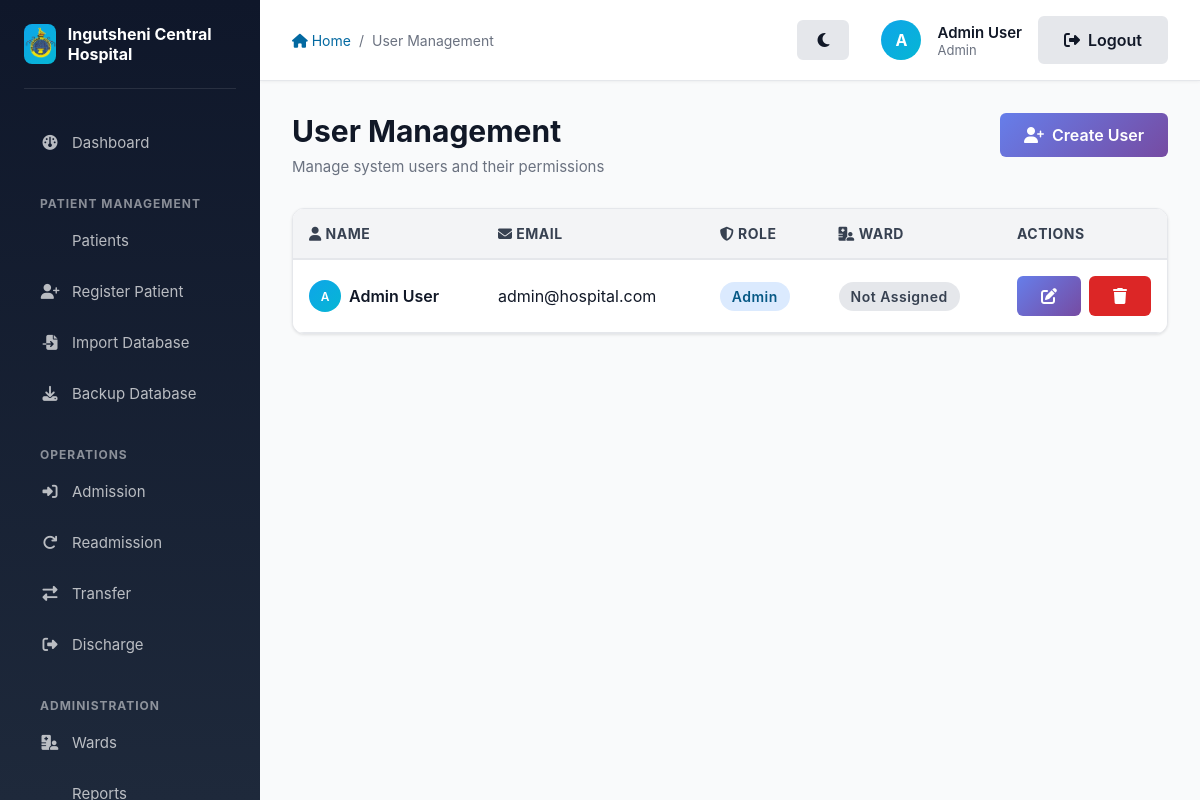
The app's page /auth/users (signed in) with its own data.
### app/models/models.py (models this page shows)
class User(db.Model, UserMixin):
    __tablename__ = 'users'
    id = db.Column(db.Integer, primary_key=True)
    name = db.Column(db.String(100), nullable=False)
    email = db.Column(db.String(120), unique=True, nullable=False)
    password_hash = db.Column(db.String(128), nullable=False)
    role_id = db.Column(db.Integer, db.ForeignKey('roles.id'), nullable=False)
    ward_id = db.Column(db.Integer, db.ForeignKey('wards.id'), nullable=True)

class Role(db.Model):
    __tablename__ = 'roles'
    id = db.Column(db.Integer, primary_key=True)
    name = db.Column(db.String(50), unique=True, nullable=False)
    users = db.relationship('User', backref='role_obj', lazy=True)

### app/auth/routes.py (the view)
@auth.route('/users')
@login_required
@role_required(['Admin'])
def manage_users():
    users = User.query.all()
    return render_template('auth/manage_users.html', users=users)

### app/auth/utils.py (called while the page is built)
def role_required(roles):
    def decorator(f):
        @wraps(f)
        def decorated_function(*args, **kwargs):
            if not current_user.is_authenticated or current_user.role_obj.name not in roles:
                abort(403)
            return f(*args, **kwargs)
        return decorated_function
    return decorator

### app/models/models.py (called while the page is built)
@login_manager.user_loader
def load_user(user_id):
    return User.query.get(int(user_id))

### app/templates/auth/manage_users.html (shortened to what this page needs)
{% extends "layout.html" %}
{% block breadcrumb %}
    <a href="{{ url_for('main.index') }}"><i class="fas fa-home"></i> Home</a>
    <span>/</span>
    <span>User Management</span>
{% endblock %}
{% block content %}
    <div class="page-header flex-between" style="display: flex; justify-content: space-between; align-items: flex-start;">
        <div>
            <h1 class="page-title">User Management</h1>
            <p class="page-subtitle">Manage system users and their permissions</p>
        </div>
        <a href="{{ url_for('auth.create_user') }}" class="btn btn-primary">
            <i class="fas fa-user-plus"></i> Create User
        </a>
    </div>
    {% if users %}
        <div class="card">
            <div class="table-responsive">
                <table class="table">
                    <thead>
                        <tr>
                            <th><i class="fas fa-user"></i> Name</th>
                            <th><i class="fas fa-envelope"></i> Email</th>
                            <th><i class="fas fa-shield-alt"></i> Role</th>
                            <th><i class="fas fa-hospital-user"></i> Ward</th>
                            <th style="width: 150px;">Actions</th>
                        </tr>
                    </thead>
                    <tbody>
                        {% for user in users %}
                            <tr>
                                <td>
                                    <div class="flex gap-2" style="display: flex; align-items: center; gap: 0.5rem;">
                                        <div style="width: 32px; height: 32px; background: linear-gradient(135deg, #0ea5e9 0%, #06b6d4 100%); border-radius: 50%; display: flex; align-items: center; justify-content: center; color: white; font-weight: 600; font-size: 0.75rem;">
                                            {{ user.name[0].upper() }}
                                        </div>
                                        <span class="font-semibold">{{ user.name }}</span>
                                    </div>
                                </td>
                                <td>{{ user.email }}</td>
                                <td>
                                    <span class="badge badge-primary">{{ user.role_obj.name }}</span>
                                </td>
                                <td>
                                    {% if user.ward_obj %}
                                        <span class="badge badge-success"><i class="fas fa-check-circle"></i> {{ user.ward_obj.name }}</span>
                                    {% else %}
                                        <span class="badge badge-neutral">Not Assigned</span>
                                    {% endif %}
                                </td>
                                <td>
                                    <div style="display: flex; gap: 0.5rem;">
                                        <a href="{{ url_for('auth.update_user', user_id=user.id) }}" class="btn btn-sm btn-primary" title="Edit user">
                                            <i class="fas fa-edit"></i>
                                        </a>
                                        <form action="{{ url_for('auth.delete_user', user_id=user.id) }}" method="POST" style="display: inline;" onsubmit="return confirm('Are you sure you want to delete this user?');">
                                            <button type="submit" class="btn btn-sm btn-danger" title="Delete user">
                                                <i class="fas fa-trash"></i>
                                            </button>
                                        </form>
                                    </div>
                                </td>
                            </tr>
                        {% endfor %}
                    </tbody>
                </table>
            </div>
        </div>
    {% endif %}
{% endblock %}

### app/templates/layout.html (shortened to what this page needs)
<!DOCTYPE html>
<html lang="en">
<head>
    <link rel="stylesheet" href="{{ url_for('static', filename='style.css') }}">
    <link rel="stylesheet" href="https://cdnjs.cloudflare.com/ajax/libs/font-awesome/6.4.0/css/all.min.css">
</head>
<body>
    <aside class="sidebar no-print" id="sidebar">
        <div class="sidebar-header">
            <div class="sidebar-logo">
                <img src="{{ url_for('static', filename='images/logo.png') }}" alt="Ingutsheni Central Hospital Logo">
            </div>
            <div class="sidebar-title">Ingutsheni Central Hospital</div>
        </div>
        <nav class="sidebar-nav">
            <li><a href="{{ url_for('main.index') }}" class="{% if request.endpoint == 'main.index' %}active{% endif %}">
                <i class="fas fa-dashboard"></i> Dashboard
            </a></li>
        </nav>
        {% if current_user.is_authenticated %}
            <div class="sidebar-section-title">Patient Management</div>
            <nav class="sidebar-nav">
                <li><a href="{{ url_for('patients.list_patients') }}" class="{% if request.endpoint == 'patients.list_patients' %}active{% endif %}">
                     Patients
                </a></li>
                <li><a href="{{ url_for('patients.register_patient') }}" class="{% if request.endpoint == 'patients.register_patient' %}active{% endif %}">
                    <i class="fas fa-user-plus"></i> Register Patient
                </a></li>
                {% if current_user.role_obj.name in ['Admin', 'CMO'] %}
                <li><a href="{{ url_for('patients.import_database') }}" class="{% if request.endpoint == 'patients.import_database' %}active{% endif %}">
                    <i class="fas fa-file-import"></i> Import Database
                </a></li>
                <li><a href="{{ url_for('patients.backup_database') }}" class="{% if request.endpoint == 'patients.backup_database' %}active{% endif %}">
                    <i class="fas fa-download"></i> Backup Database
                </a></li>
                {% endif %}
            </nav>
            <div class="sidebar-section-title">Operations</div>
            <nav class="sidebar-nav">
                <li><a href="{{ url_for('patients.list_patients') }}" class="{% if request.endpoint == 'patients.admit_patient' %}active{% endif %}">
                    <i class="fas fa-sign-in-alt"></i> Admission
                </a></li>
                <li><a href="{{ url_for('patients.readmit_patient') }}" class="{% if request.endpoint in ['patients.readmit_patient', 'patients.readmit_patient_details'] %}active{% endif %}">
                    <i class="fas fa-redo"></i> Readmission
                </a></li>
                <li><a href="{{ url_for('patients.list_patients') }}" class="{% if request.endpoint == 'transfers.transfer_patient' %}active{% endif %}">
                    <i class="fas fa-exchange-alt"></i> Transfer
                </a></li>
                <li><a href="{{ url_for('patients.list_patients') }}" class="{% if request.endpoint == 'patients.discharge_patient' %}active{% endif %}">
                    <i class="fas fa-sign-out-alt"></i> Discharge
                </a></li>
            </nav>
            <div class="sidebar-section-title">Administration</div>
            <nav class="sidebar-nav">
                <li><a href="{{ url_for('wards.list_wards') }}" class="{% if request.endpoint == 'wards.list_wards' %}active{% endif %}">
                    <i class="fas fa-hospital-user"></i> Wards
                </a></li>
                <li><a href="{{ url_for('reports.view_reports') }}" class="{% if request.endpoint == 'reports.view_reports' %}active{% endif %}">
                </a></li>
            </nav>
        {% endif %}
    </aside>
    <div class="main-content">
        <div class="top-bar no-print">
            <div class="top-bar-left">
                <div class="breadcrumb">
                    {% block breadcrumb %}{% endblock %}
                </div>
            </div>
            <div class="top-bar-right" style="display: flex; align-items: center; gap: 1rem;">
                <div style="display: flex; align-items: center; gap: 1rem; margin-right: 1rem;">
                    <button id="themeToggle" class="btn btn-secondary btn-sm" title="Toggle Dark/Light Mode" style="border-radius: 50%; width: 40px; height: 40px; padding: 0;">
                        <i class="fas fa-moon"></i>
                    </button>
                </div>
                {% if current_user.is_authenticated %}
                    <div class="user-menu">
                        <div class="user-avatar" title="{{ current_user.name }}">
                            {{ current_user.name[0].upper() }}
                        </div>
                        <div class="user-info">
                            <div class="user-name">{{ current_user.name }}</div>
                            <div class="user-role">{{ current_user.role_obj.name }}</div>
                        </div>
                    </div>
                    <a href="{{ url_for('auth.logout') }}" class="btn btn-secondary btn-sm">
                        <i class="fas fa-sign-out-alt"></i> Logout
                    </a>
                {% else %}
                    <a href="{{ url_for('auth.login') }}" class="btn btn-primary btn-sm">
                        <i class="fas fa-sign-in-alt"></i> Login
                    </a>
                {% endif %}
            </div>
        </div>
        <div class="page-content">
            {% block content %}{% endblock %}
        </div>
    </div>
</body>
</html>

### app/static/style.css (style rules this page uses)
:root { --primary: #0369a1; --primary-light: #0ea5e9; --primary-dark: #075985; --success: #16a34a; --success-light: #22c55e; --danger: #dc2626; --warning: #f59e0b; --info: #3b82f6; --neutral: #6b7280; --gray-50: #f9fafb; --gray-100: #f3f4f6; --gray-200: #e5e7eb; --gray-300: #d1d5db; --gray-400: #9ca3af; --gray-500: #6b7280; --gray-600: #4b5563; --gray-700: #374151; --gray-800: #1f2937; --gray-900: #111827; --body-bg: var(--gray-50); --card-bg: #ffffff; --sidebar-bg: linear-gradient(180deg, #0f172a 0%, #1e293b 100%); --topbar-bg: #ffffff; --text-main: var(--gray-900); --text-muted: var(--gray-500); --border-color: var(--gray-200); }
* { margin: 0; padding: 0; box-sizing: border-box; }
body { font-family: -apple-system, BlinkMacSystemFont, 'Segoe UI', 'Roboto', 'Oxygen', 'Ubuntu', 'Cantarell', 'Fira Sans', 'Droid Sans', 'Helvetica Neue', sans-serif; -webkit-font-smoothing: antialiased; -moz-osx-font-smoothing: grayscale; background-color: var(--body-bg); color: var(--text-main); }
.card { background-color: var(--card-bg); border: 1px solid var(--border-color); }
.top-bar { background-color: var(--topbar-bg) !important; border-color: var(--border-color) !important; }
.table { background-color: var(--card-bg) !important; }
.table th { background-color: var(--gray-100); color: var(--text-main); border-bottom-color: var(--border-color); }
.table td { border-bottom-color: var(--border-color); }
.sidebar { background: var(--sidebar-bg) !important; }
.badge { display: inline-block; padding: 0.375rem 0.75rem; border-radius: 9999px; font-size: 0.875rem; font-weight: 600; letter-spacing: 0.5px; }
.badge-primary { background-color: #dbeafe; color: var(--primary-dark); }
.badge-neutral { background-color: var(--gray-200); color: var(--gray-700); }
.btn { display: inline-flex; align-items: center; justify-content: center; padding: 0.625rem 1.25rem; border-radius: 0.5rem; font-weight: 600; font-size: 0.9375rem; border: none; cursor: pointer; transition: all 0.2s ease; text-decoration: none; gap: 0.5rem; }
.btn-primary { background-color: var(--primary); color: white; }
.btn-danger { background-color: var(--danger); color: white; }
.btn-secondary { background-color: var(--gray-300); color: var(--gray-800); }
.btn-sm { padding: 0.375rem 0.75rem; font-size: 0.8125rem; }
.card { background-color: white; border-radius: 0.75rem; box-shadow: 0 1px 3px rgba(0, 0, 0, 0.1); overflow: hidden; transition: all 0.2s ease; }
.table { width: 100%; border-collapse: collapse; background-color: white; }
.table thead { background-color: var(--gray-100); border-bottom: 2px solid var(--gray-200); }
.table th { padding: 1rem; text-align: left; font-weight: 700; color: var(--gray-700); font-size: 0.875rem; text-transform: uppercase; letter-spacing: 0.5px; }
.table td { padding: 1rem; border-bottom: 1px solid var(--gray-200); }
.font-semibold { font-weight: 600; }
.flex { display: flex; }
.flex-between { display: flex; justify-content: space-between; align-items: center; }
.gap-2 { gap: 0.5rem; }
.btn { font-size: 1rem !important; font-weight: 600 !important; padding: 0.75rem 1.5rem !important; border: none !important; border-radius: 6px !important; cursor: pointer !important; transition: all 0.3s ease !important; display: inline-flex !important; align-items: center !important; gap: 0.5rem !important; text-decoration: none !important; }
.btn-primary { background: linear-gradient(135deg, #667eea 0%, #764ba2 100%) !important; color: white !important; }
.btn-secondary { background: var(--gray-200) !important; color: var(--text-main) !important; border: 2px solid var(--border-color) !important; }
.btn-danger { background: var(--danger) !important; color: white !important; }

### records on screen
User: name "A", name "Admin User", email "admin@hospital.com", role_obj.name "Admin"
Role: role_obj.name "Admin"
